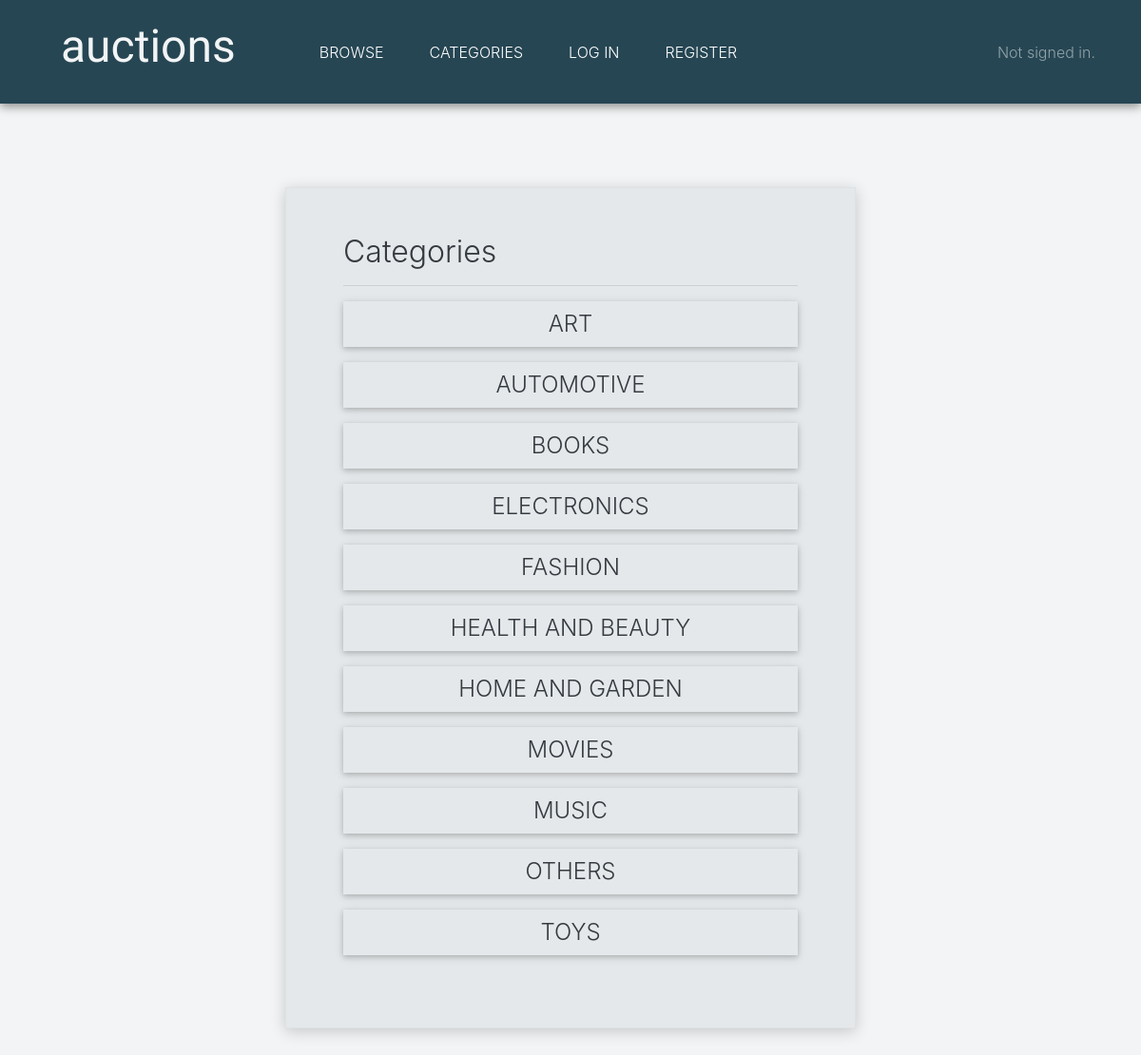
The page /category on the database its author committed.
### auctions/models.py (models this page shows)
class Category(models.Model):
    name = models.CharField(max_length=20)
    def __str__(self):
        return self.name

### auctions/views.py (the view)
# urls.py: path("category", views.categories_view, name="categories_view"),
def categories_view(request):
    categories = Category.objects.all().order_by('name')
    return render(request, "auctions/categories.html", {
        "categories": categories
    })

### auctions/templates/auctions/categories.html (shortened to what this page needs)
{% extends "auctions/layout.html" %}
{% block body %}
    <div class="login-panel animated slideInDown border mt-5">
        <div><h2>Categories</h2></div>
        <hr>
        {% for category in categories %}
        <div class="row pb-3">
            <div class="col">
                <form action="{% url 'browse_listings_category' %}" method="POST">
                    <button type="submit" class="btn btn-secondary button-custom-secondary btn-block" style="font-size: 1.5rem;">{{ category }}</button>
                </form>
            </div>
        </div>
        {% endfor %}
    </div>
{% endblock %}

### auctions/static/auctions/styles.css (style rules this page uses)
h2 { font-weight: 300; }
body { background-color: #F2F4F5; }
.login-panel { padding: 4vw 5vw 5vw 5vw; max-width: 600px; margin: auto; background-color: #E4E8EA; box-shadow: 0px 3px 15px #00000030 !important; }
.button-custom-secondary { background-color: #E4E8EA !important; border-radius: 0; transition: text-shadow 0.2s ease-in-out; border: none; font-weight: 300; color: #343a40 }
::placeholder { color: lightgray !important; font-weight: 300; }

### rows shown on the page
Category: name "ART"
Category: name "AUTOMOTIVE"
Category: name "BOOKS"
Category: name "ELECTRONICS"
Category: name "FASHION"
Category: name "HEALTH AND BEAUTY"
Category: name "HOME AND GARDEN"
Category: name "MOVIES"
Category: name "MUSIC"
Category: name "OTHERS"
Category: name "TOYS"
